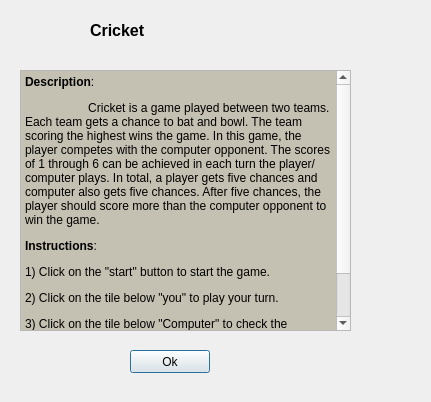
<?xml version="1.0" encoding="UTF-8"?>
<ui version="4.0">
 <class>aboutbookcricket</class>
 <widget class="QDialog" name="aboutbookcricket">
  <property name="geometry">
   <rect>
    <x>0</x>
    <y>0</y>
    <width>431</width>
    <height>402</height>
   </rect>
  </property>
  <property name="windowTitle">
   <string>Dialog</string>
  </property>
  <widget class="QTextBrowser" name="textBrowser">
   <property name="geometry">
    <rect>
     <x>20</x>
     <y>70</y>
     <width>331</width>
     <height>261</height>
    </rect>
   </property>
   <property name="palette">
    <palette>
     <active>
      <colorrole role="Base">
       <brush brushstyle="SolidPattern">
        <color alpha="255">
         <red>197</red>
         <green>193</green>
         <blue>178</blue>
        </color>
       </brush>
      </colorrole>
     </active>
     <inactive>
      <colorrole role="Base">
       <brush brushstyle="SolidPattern">
        <color alpha="255">
         <red>197</red>
         <green>193</green>
         <blue>178</blue>
        </color>
       </brush>
      </colorrole>
     </inactive>
     <disabled>
      <colorrole role="Base">
       <brush brushstyle="SolidPattern">
        <color alpha="255">
         <red>239</red>
         <green>235</green>
         <blue>231</blue>
        </color>
       </brush>
      </colorrole>
     </disabled>
    </palette>
   </property>
   <property name="html">
    <string>&lt;!DOCTYPE HTML PUBLIC &quot;-//W3C//DTD HTML 4.0//EN&quot; &quot;http://www.w3.org/TR/REC-html40/strict.dtd&quot;&gt;
&lt;html&gt;&lt;head&gt;&lt;meta name=&quot;qrichtext&quot; content=&quot;1&quot; /&gt;&lt;style type=&quot;text/css&quot;&gt;
p, li { white-space: pre-wrap; }
&lt;/style&gt;&lt;/head&gt;&lt;body style=&quot; font-family:'Sans Serif'; font-size:9pt; font-weight:400; font-style:normal;&quot;&gt;
&lt;p style=&quot; margin-top:12px; margin-bottom:12px; margin-left:0px; margin-right:0px; -qt-block-indent:0; text-indent:0px;&quot;&gt;&lt;span style=&quot; font-weight:600;&quot;&gt;Description&lt;/span&gt;:&lt;/p&gt;
&lt;p style=&quot; margin-top:12px; margin-bottom:12px; margin-left:0px; margin-right:0px; -qt-block-indent:0; text-indent:0px;&quot;&gt;                   Cricket is a game played between two teams. Each team gets a chance to bat and bowl. The team scoring the highest wins the game. In this game, the player competes with the computer opponent. The scores of 1 through 6 can be achieved in each turn the player/computer plays. In total, a player gets five chances and computer also gets five chances. After five chances, the player should score more than the computer opponent to win the game.&lt;/p&gt;
&lt;p style=&quot; margin-top:12px; margin-bottom:12px; margin-left:0px; margin-right:0px; -qt-block-indent:0; text-indent:0px;&quot;&gt;&lt;span style=&quot; font-weight:600;&quot;&gt;Instructions&lt;/span&gt;:&lt;/p&gt;
&lt;p style=&quot; margin-top:12px; margin-bottom:12px; margin-left:0px; margin-right:0px; -qt-block-indent:0; text-indent:0px;&quot;&gt;1) Click on the &amp;quot;start&amp;quot; button to start the game.&lt;/p&gt;
&lt;p style=&quot; margin-top:12px; margin-bottom:12px; margin-left:0px; margin-right:0px; -qt-block-indent:0; text-indent:0px;&quot;&gt;2) Click on the tile below &amp;quot;you&amp;quot; to play your turn.&lt;/p&gt;
&lt;p style=&quot; margin-top:12px; margin-bottom:12px; margin-left:0px; margin-right:0px; -qt-block-indent:0; text-indent:0px;&quot;&gt;3) Click on the tile below &amp;quot;Computer&amp;quot; to check the opponent's score.&lt;/p&gt;
&lt;p style=&quot; margin-top:12px; margin-bottom:12px; margin-left:0px; margin-right:0px; -qt-block-indent:0; text-indent:0px;&quot;&gt;4) Click on the &amp;quot;ok&amp;quot; button to continue with the tic-tac-toe game.                   &lt;/p&gt;&lt;/body&gt;&lt;/html&gt;</string>
   </property>
  </widget>
  <widget class="QPushButton" name="pushButton">
   <property name="geometry">
    <rect>
     <x>130</x>
     <y>350</y>
     <width>80</width>
     <height>23</height>
    </rect>
   </property>
   <property name="text">
    <string>Ok</string>
   </property>
  </widget>
  <widget class="QLabel" name="label">
   <property name="geometry">
    <rect>
     <x>90</x>
     <y>20</y>
     <width>131</width>
     <height>21</height>
    </rect>
   </property>
   <property name="text">
    <string>&lt;html&gt;&lt;head/&gt;&lt;body&gt;&lt;p&gt;&lt;span style=&quot; font-size:12pt; font-weight:600;&quot;&gt;Cricket&lt;/span&gt;&lt;/p&gt;&lt;/body&gt;&lt;/html&gt;</string>
   </property>
  </widget>
 </widget>
 <resources/>
 <connections/>
</ui>
